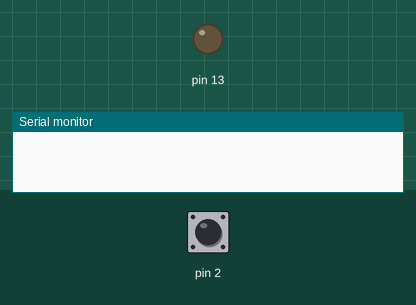
Bench run of a sketch on a simulated Arduino Uno, built with avr-gcc and run on an emulated ATmega328P. On the bench: output pins drawn as LEDs (lit = HIGH), the last lines printed to the serial monitor. Inputs (shaded band) come from the test bench; at power-on: pin 2 HIGH.

Above: at 1.2 s.
1.3 s: pin 2 pulled LOW for 0.15 s
At 1.9 s:
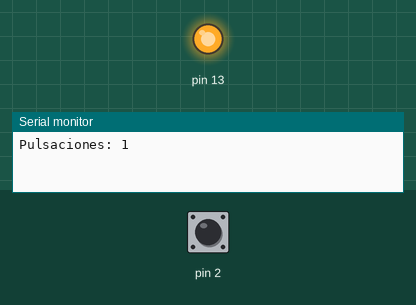
2.9 s: pin 2 pulled LOW for 1 s
At 3.2 s:
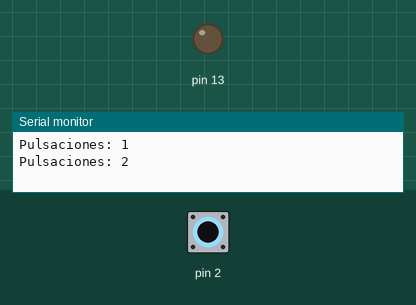
5.4 s: pin 2 pulled LOW for 3.2 s
At 6.3 s:
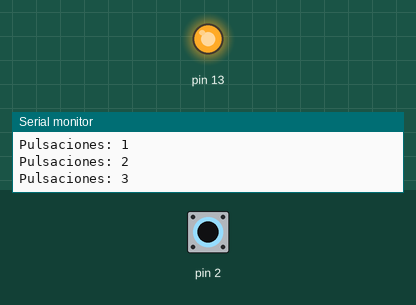
Timing chart, 0 to 8.4 s (numbered marks = the images above; inputs shaded):
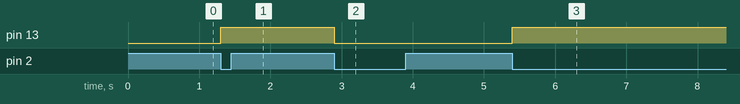

The sketch:

flanco-delay.ino
```cpp
// Bloqueante: tras detectar el flanco espera con delay(50). Funciona con este guion (se acepta),
// aunque la lección recomienda millis() para no detener el programa.
int anterior = HIGH;
int pulsaciones = 0;
bool led = false;

void setup() {
  pinMode(2, INPUT_PULLUP);
  pinMode(13, OUTPUT);
  Serial.begin(9600);
}

void loop() {
  int lectura = digitalRead(2);
  if (anterior == HIGH && lectura == LOW) {
    pulsaciones++;
    led = !led;
    digitalWrite(13, led);
    Serial.print("Pulsaciones: ");
    Serial.println(pulsaciones);
    delay(50);
    lectura = digitalRead(2);
  }
  if (lectura != anterior) { delay(50); lectura = digitalRead(2); }
  anterior = lectura;
}
```

Measured:
- after the input at 1.3 s, pin 13: LOW → HIGH at once
- after the input at 2.9 s, pin 13: HIGH → LOW at once
- after the input at 5.4 s, pin 13: LOW → HIGH at once
